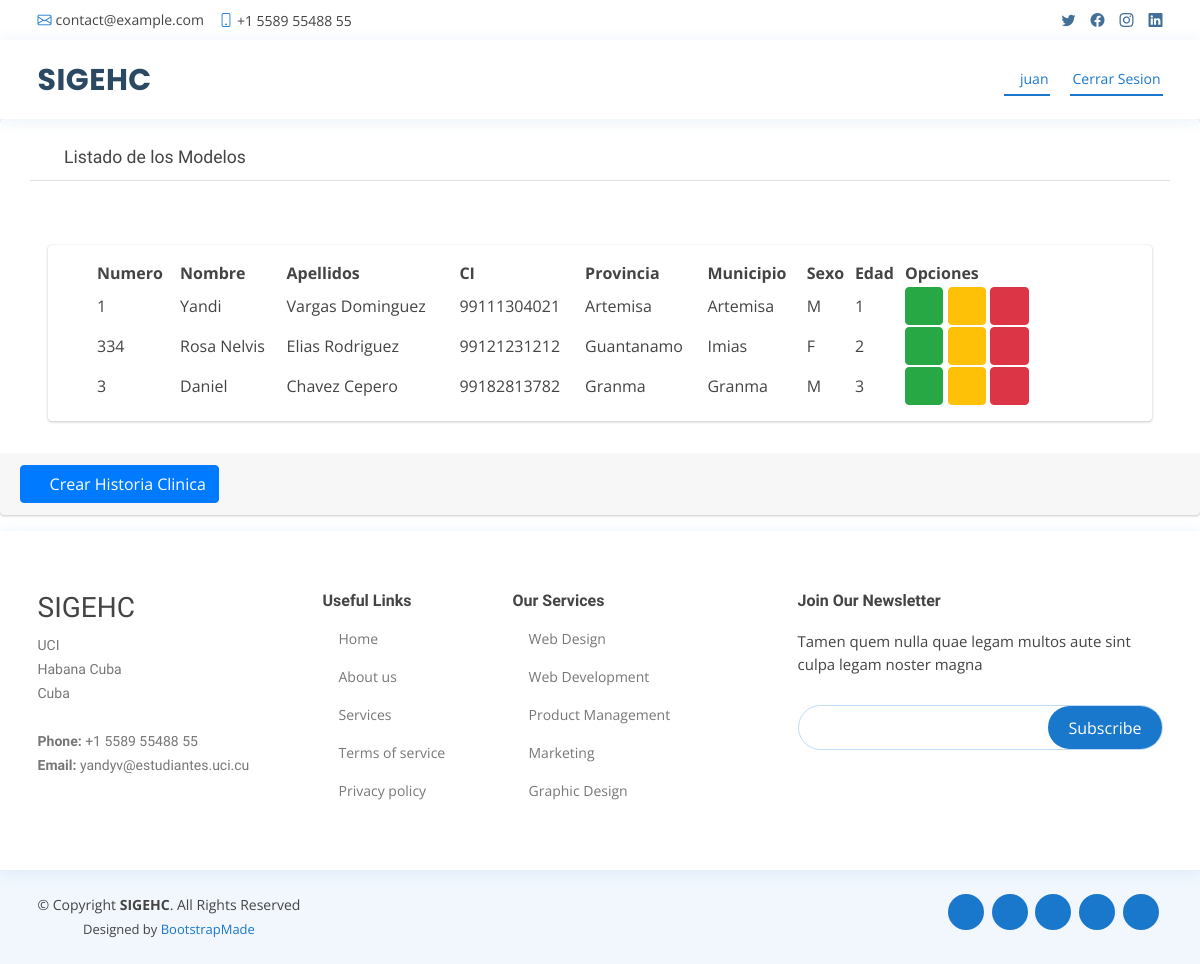
/historiasc/listar/ (signed in), run on the app's committed database.
### main/models.py (models this page shows, shortened)
class Historia_clinica(models.Model):
    numero = models.IntegerField()
    img = models.ImageField(upload_to='pacientes', null=True, blank=True)
    ci=models.CharField(max_length=11)
    nombre = models.CharField(max_length=100)
    apellidos = models.CharField(max_length=150)
    direccion = models.CharField(max_length=300)
    municipio = models.CharField(max_length=100)
    provincia = models.CharField(max_length=100)
    cod_postal = models.CharField(max_length=20)
    medico = models.ForeignKey(Medico, on_delete=models.CASCADE)
    sexo = models.ForeignKey(Sexo, on_delete=models.CASCADE)
    fecha_nacimiento = models.DateField()
    lugar_nacimiento = models.CharField(max_length=100)
    correo = models.EmailField(null=True, blank=True)
    edad = models.IntegerField()
    telf_movil = models.CharField(max_length=8)
    telf_fijo = models.CharField(max_length=8)
    observaciones = models.TextField()
    estado = models.ForeignKey(Estado, on_delete=models.CASCADE)

class Sexo(models.Model):
    sexo = models.CharField(max_length=20)
    def __str__(self):
        return self.sexo

### main/views.py (the view)
# urls.py: path('historiasc/listar/', views.hclistar, name='listar_hc'),
@login_required
def hclistar(request):
    try:
        estadoT = Estado.objects.get(nombre='Activo')
        historias = Historia_clinica.objects.all().filter(estado=estadoT)
        return render(request, 'gestion/hc/hclist.html',{
        'historias': historias,
    })
    except Exception as e:
        print(e)
    return render(request, 'gestion/hc/hclist.html')

### templates/gestion/hc/hclist.html (shortened to what this page needs)
{% extends 'base.html' %}
{% load static %}
{% block content %}
    <div class=" card card-default">
        <div class="card-header px-3 mb-3 mt-3 container">
            <h3 class="card-title">
            <i class="fas fa-search"></i>
                Listado de los Modelos
            </h3>
            </div>
        <div class="card card-body content-header mx-5 px-5 mt-5">
            <table id="myTable" class="display" style="width: 100%;">
                <thead>
                    <tr>
                        <th>Numero</th>
                        <th>Nombre</th>
                        <th>Apellidos</th>
                        <th>CI</th>
                        <th>Provincia</th>
                        <th>Municipio</th>
                        <th>Sexo</th>
                        <th>Edad</th>
                        <th style="width: 3cm">Opciones</th>
                    </tr>
                </thead>
                <tbody>
                    {% for i in historias %}
                    <tr>
                        <td>{{i.numero}}</td>
                        <td>{{i.nombre}}</td>
                        <td>{{i.apellidos}}</td>
                        <td>{{i.ci}}</td>
                        <td>{{i.provincia}}</td>
                        <td>{{i.municipio}}</td>
                        <td>{{i.sexo}}</td>
                        <td>{{i.pk}}</td>
                        <td style="width: 200px;">
                            <a href="{% url 'ver_hc' i.pk %}" type="button" class="btn btn-success">
                                <i class="fas fa-eye"></i>
                            </a>
                            <a href="{% url 'editar_hc' i.pk %}" type="button" class="btn btn-warning">
                                <i class="fas fa-edit"></i>
                            </a>
                            <a href="{% url 'matarP' i.pk %}" type="button" class="btn btn-danger">
                                <i class="fas fa-procedures"></i>
                            </a>
                        </td>
                    {% endfor %}
                </tbody>
            </table>
            </div>
            <div class=" card-footer mt-3">
            <a href="{% url 'crear_hc' %}" type="button" class="btn btn-primary">
                <i class="fas fa-plus"></i>
            Crear Historia Clinica
            </a>
            </div>
        </div>
{% endblock %}

### templates/base.html (shortened to what this page needs)
<!DOCTYPE html>
<html lang="en">
{% load static %}
<head>
  <link href="{% static 'assets/vendor/fontawesome-free/css/all.min.css'%}" rel="stylesheet">
  <link href="{% static 'assets/vendor/animate.css/animate.min.css' %}" rel="stylesheet">
  <link href="{% static 'assets/vendor/bootstrap/css/bootstrap.min.css' %}" rel="stylesheet">
  <link href="{% static 'assets/vendor/bootstrap-icons/bootstrap-icons.css' %}" rel="stylesheet">
  <link href="{% static 'assets/vendor/boxicons/css/boxicons.min.css' %}" rel="stylesheet">
  <link href="{% static 'assets/vendor/glightbox/css/glightbox.min.css' %}" rel="stylesheet">
  <link href="{% static 'assets/vendor/remixicon/remixicon.css' %}" rel="stylesheet">
  <link href="{% static 'assets/vendor/swiper/swiper-bundle.min.css' %}" rel="stylesheet">
  <link
      rel="stylesheet"
      href="{% static 'plugins/fontawesome-free/css/all.min.css'%}"
    />
    <link
      href="{% static 'plugins/bootstrap/css/bootstrap.min.css' %}"
      rel="stylesheet"
    />
    <link
      rel="stylesheet"
      type="text/css"
      href="{% static 'datatable/data_tables/datatables.min.css' %}"
    />
    <link
      rel="stylesheet"
      href="{% static 'plugins/jquery/jquery-confirm.min.css' %}"
    />
    <link
      rel="stylesheet"
      href="https://cdn.jsdelivr.net/npm/bootstrap-icons@1.7.2/font/bootstrap-icons.css"
    />
    <link
      href="{% static 'plugins/bootstrap/css/bootstrap.min.css' %}"
      rel="stylesheet"
    />
    <link
      href="{% static 'plugins/bootstrap/css/bootstrap.min.css' %}"
      rel="stylesheet"
    />
    <link
      rel="stylesheet"
      href="{% static 'dist/css/adminlte.min.css'%}"
    />
  <link href="{% static 'assets/css/style.css' %}" rel="stylesheet">
</head>
<body>
  <div id="topbar" class="d-flex align-items-center sticky-top">
    <div class="container d-flex justify-content-between">
      <div class="contact-info d-flex align-items-center">
        <i class="bi bi-envelope"></i> <a href="mailto:contact@example.com">contact@example.com</a>
        <i class="bi bi-phone"></i> +1 5589 55488 55
      </div>
      <div class="d-none d-lg-flex social-links align-items-center">
        <a href="#" class="twitter"><i class="bi bi-twitter"></i></a>
        <a href="#" class="facebook"><i class="bi bi-facebook"></i></a>
        <a href="#" class="instagram"><i class="bi bi-instagram"></i></a>
        <a href="#" class="linkedin"><i class="bi bi-linkedin"></i></i></a>
      </div>
    </div>
  </div>
  <header id="header" class="sticky-top">
    <div class="container d-flex align-items-center">
      <h1 class="logo me-auto"><a href="{% url 'home' %}">SIGEHC</a></h1>
      <nav id="navbar" class="navbar order-last order-lg-0">
        <ul>
          {% if user.is_authenticated %}
          <li class="nav-item"><a class="nav-link scrollto active" href="#"> {{user.username}}</a></li>
          <li class="nav-item"><a class="nav-link scrollto active" href="{% url 'logout' %}">Cerrar Sesion</a></li>
          {% else %}
          <li><a class="nav-link scrollto active" href="{% url 'login' %}">Iniciar Sesion</a></li>
          {% endif %}
        </ul>
      </nav>
    </div>
  </header>
{% block content %}
{% endblock %}
<footer id="footer">
    <div class="footer-top">
      <div class="container">
        <div class="row">
          <div class="col-lg-3 col-md-6 footer-contact">
            <h3>SIGEHC</h3>
            <p>
              UCI <br>
              Habana Cuba<br>
              Cuba <br><br>
              <strong>Phone:</strong> +1 5589 55488 55<br>
              <strong>Email:</strong> yandyv@estudiantes.uci.cu<br>
            </p>
          </div>
          <div class="col-lg-2 col-md-6 footer-links">
            <h4>Useful Links</h4>
            <ul>
              <li><i class="bx bx-chevron-right"></i> <a href="#">Home</a></li>
              <li><i class="bx bx-chevron-right"></i> <a href="#">About us</a></li>
              <li><i class="bx bx-chevron-right"></i> <a href="#">Services</a></li>
              <li><i class="bx bx-chevron-right"></i> <a href="#">Terms of service</a></li>
              <li><i class="bx bx-chevron-right"></i> <a href="#">Privacy policy</a></li>
            </ul>
          </div>
          <div class="col-lg-3 col-md-6 footer-links">
            <h4>Our Services</h4>
            <ul>
              <li><i class="bx bx-chevron-right"></i> <a href="#">Web Design</a></li>
              <li><i class="bx bx-chevron-right"></i> <a href="#">Web Development</a></li>
              <li><i class="bx bx-chevron-right"></i> <a href="#">Product Management</a></li>
              <li><i class="bx bx-chevron-right"></i> <a href="#">Marketing</a></li>
              <li><i class="bx bx-chevron-right"></i> <a href="#">Graphic Design</a></li>
            </ul>
          </div>
          <div class="col-lg-4 col-md-6 footer-newsletter">
            <h4>Join Our Newsletter</h4>
            <p>Tamen quem nulla quae legam multos aute sint culpa legam noster magna</p>
            <form action="" method="post">
              <input type="email" name="email"><input type="submit" value="Subscribe">
            </form>
          </div>
        </div>
      </div>
    </div>
    <div class="container d-md-flex py-4">
      <div class="me-md-auto text-center text-md-start">
        <div class="copyright">
          &copy; Copyright <strong><span>SIGEHC</span></strong>. All Rights Reserved
        </div>
        <div class="credits">
          Designed by <a href="https://bootstrapmade.com/">BootstrapMade</a>
        </div>
      </div>
      <div class="social-links text-center text-md-right pt-3 pt-md-0">
        <a href="#" class="twitter"><i class="bx bxl-twitter"></i></a>
        <a href="#" class="facebook"><i class="bx bxl-facebook"></i></a>
        <a href="#" class="instagram"><i class="bx bxl-instagram"></i></a>
        <a href="#" class="google-plus"><i class="bx bxl-skype"></i></a>
        <a href="#" class="linkedin"><i class="bx bxl-linkedin"></i></a>
      </div>
    </div>
  </footer>
</body>
</html>

### main/static/assets/css/style.css (style rules this page uses)
body { font-family: "Open Sans", sans-serif; color: #444444; }
a { color: #1977cc; text-decoration: none; }
h1, h2, h3, h4, h5, h6 { font-family: "Raleway", sans-serif; }
#topbar { background: #fff; height: 40px; font-size: 14px; transition: all 0.5s; z-index: 996; }
#topbar .contact-info a { line-height: 1; color: #444444; transition: 0.3s; }
#topbar .contact-info i { color: #1977cc; padding-right: 4px; margin-left: 15px; line-height: 0; }
#topbar .contact-info i:first-child { margin-left: 0; }
#topbar .social-links a { color: #437099; padding-left: 15px; display: inline-block; line-height: 1px; transition: 0.3s; }
#topbar .social-links a:first-child { border-left: 0; }
#header { background: #fff; transition: all 0.5s; z-index: 997; padding: 15px 0; top: 40px; box-shadow: 0px 2px 15px rgba(25, 119, 204, 0.1); }
#header .logo { font-size: 30px; margin: 0; padding: 0; line-height: 1; font-weight: 700; letter-spacing: 0.5px; font-family: "Poppins", sans-serif; }
#header .logo a { color: #2c4964; }
.navbar { padding: 0; }
.navbar ul { margin: 0; padding: 0; display: flex; list-style: none; align-items: center; }
.navbar li { position: relative; }
.navbar>ul>li { position: relative; white-space: nowrap; padding: 8px 0 8px 20px; }
.navbar a, .navbar a:focus { display: flex; align-items: center; justify-content: space-between; font-size: 14px; color: #2c4964; white-space: nowrap; transition: 0.3s; border-bottom: 2px solid #fff; padding: 5px 2px; }
.navbar a:hover, .navbar .active, .navbar .active:focus, .navbar li:hover>a { color: #1977cc; border-color: #1977cc; }
#footer { color: #444444; font-size: 14px; background: #f1f7fd; }
#footer .footer-top { padding: 60px 0 30px 0; background: #fff; box-shadow: 0px 2px 15px rgba(25, 119, 204, 0.1); }
#footer .footer-top .footer-contact { margin-bottom: 30px; }
#footer .footer-top .footer-contact p { font-size: 14px; line-height: 24px; margin-bottom: 0; font-family: "Raleway", sans-serif; color: #777777; }
#footer .footer-top h4 { font-size: 16px; font-weight: bold; color: #444444; position: relative; padding-bottom: 12px; }
#footer .footer-top .footer-links { margin-bottom: 30px; }
#footer .footer-top .footer-links ul { list-style: none; padding: 0; margin: 0; }
#footer .footer-top .footer-links ul i { padding-right: 2px; color: #1c84e3; font-size: 18px; line-height: 1; }
#footer .footer-top .footer-links ul li { padding: 10px 0; display: flex; align-items: center; }
#footer .footer-top .footer-links ul li:first-child { padding-top: 0; }
#footer .footer-top .footer-links ul a { color: #777777; transition: 0.3s; display: inline-block; line-height: 1; }
#footer .footer-newsletter { font-size: 15px; }
#footer .footer-newsletter h4 { font-size: 16px; font-weight: bold; color: #444444; position: relative; padding-bottom: 12px; }
#footer .footer-newsletter form { margin-top: 30px; background: #fff; padding: 6px 10px; position: relative; border-radius: 50px; text-align: left; border: 1px solid #bfdcf7; }
#footer .footer-newsletter form input[type=email] { border: 0; padding: 4px 8px; width: calc(100% - 100px); }
#footer .footer-newsletter form input[type=submit] { position: absolute; top: 0; right: 0; bottom: 0; border: 0; background: none; font-size: 16px; padding: 0 20px; background: #1977cc; color: #fff; transition: 0.3s; border-radius: 50px; }
#footer .credits { padding-top: 5px; font-size: 13px; color: #444444; }
#footer .social-links a { font-size: 18px; display: inline-block; background: #1977cc; color: #fff; line-height: 1; padding: 8px 0; margin-right: 4px; border-radius: 50%; text-align: center; width: 36px; height: 36px; transition: 0.3s; }

### data on the page
Historia_clinica: numero "1", nombre "Yandi", apellidos "Vargas Dominguez", ci "99111304021", provincia "Artemisa", municipio "Artemisa", sexo "M", pk "1"
Historia_clinica: numero "334", nombre "Rosa Nelvis", apellidos "Elias Rodriguez", ci "99121231212", provincia "Guantanamo", municipio "Imias", sexo "F", pk "2"
Historia_clinica: numero "3", nombre "Daniel", apellidos "Chavez Cepero", ci "99182813782", provincia "Granma", municipio "Granma", sexo "M", pk "3"

### other printed values
{{ user.username }} "juan"
